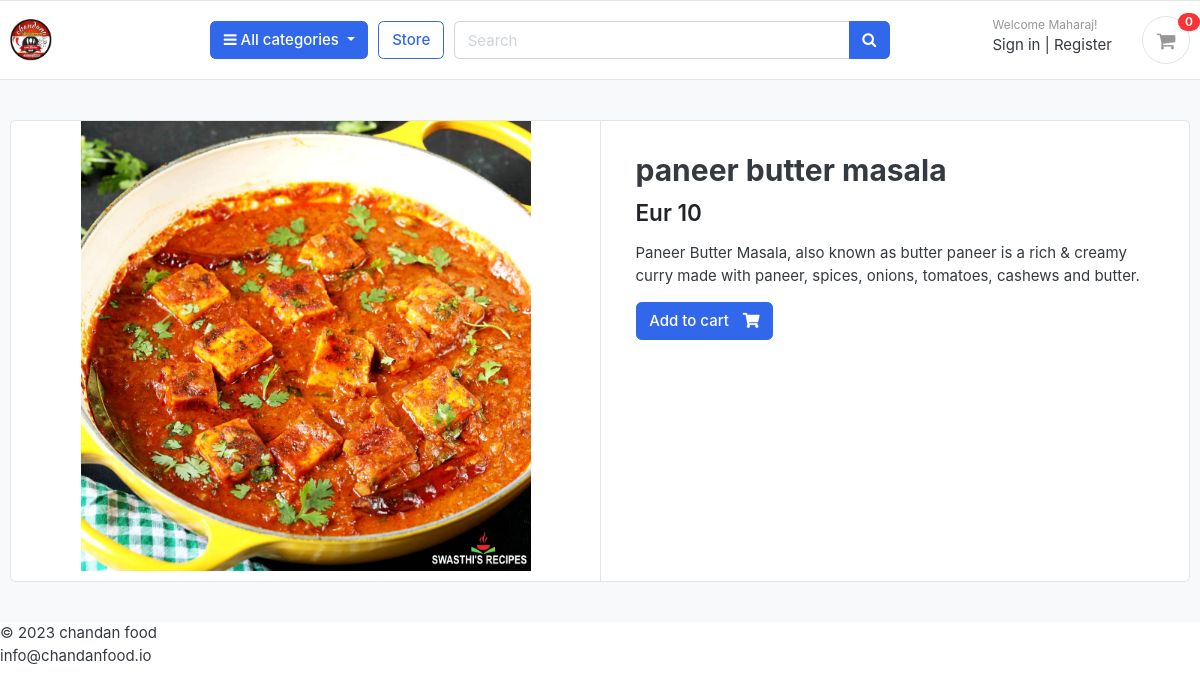
The page /foodstore/category/indian/paneer-butter-masala/ on the database its author committed.
### foodstore/models.py (models this page shows, shortened)
class Product(models.Model):
    product_name = models.CharField(max_length=200, unique=True)
    slug = models.SlugField(max_length=100, unique=True)
    description = models.TextField(max_length=500, blank=True)
    price = models.IntegerField()
    image = models.ImageField(upload_to='photos/products', blank=True)
    stock = models.IntegerField()
    is_available = models.BooleanField(default=True)
    category = models.ForeignKey(Category, on_delete=models.CASCADE)
    created_date = models.DateTimeField(auto_now_add=True)
    modified_date = models.DateTimeField(auto_now=True)

### foodstore/views.py (the view)
# urls.py: path('category/<slug:category_slug>/<slug:product_slug>/',views.product_detail, name='product_detail'),
def product_detail(request, category_slug, product_slug):
    try:
        single_product = Product.objects.get(category__slug=category_slug, slug=product_slug)
    except Exception as e:
        raise e
    context = {
        'single_product': single_product,
    }
    return render(request, 'foodstore/product_detail.html', context)

### carts/context_processor.py (called while the page is built)
def counter(request):
    cart_count=0
    if 'admin' in request.path:
        return {}
    else:
        try:
            cart=Cart.objects.filter(cart_id=_cart_id(request))
            if request.user.is_authenticated:
                cart_items=CartItem.objects.all().filter(user=request.user)
            else:
                cart_items=CartItem.objects.all().filter(cart=cart[:1])
            for cart_item in cart_items:
                cart_count +=cart_item.quantity
        except Cart.DoesNotExist:
            cart_count=0
        return dict(cart_count=cart_count)

### carts/views.py (called while the page is built)
def _cart_id(request):
    cart = request.session.session_key
    if not cart:
        cart = request.session.create()
    return cart

### category/context_processors.py (called while the page is built)
def menu_links(request):
    links=Category.objects.all()
    return dict(links=links)

### category/models.py (called while the page is built)
    def get_url(self):
        return reverse('products_by_category', args=[self.slug])

### templates/foodstore/product_detail.html
{% extends 'base.html' %}
{% load static %}
{% block content %}
<section class="section-content padding-y bg">
<div class="container">
<div class="card">
	<div class="row no-gutters">
		<aside class="col-md-6">
<article class="gallery-wrap">
	<div class="img-big-wrap">
	   <a href="#"><img src="{{single_product.image.url}}"></a>
	</div>
</article>
		</aside>
		<main class="col-md-6 border-left">
<article class="content-body">
<h2 class="title">{{ single_product.product_name}}</h2>
<div class="mb-3">
	<var class="price h4">Eur {{single_product.price}}</var>
</div>
<p>{{ single_product.description}}</p>
    {% if single_product.stock <= 0 %}
        <h5>Out of Stock</h5>
        {% else %}
            <a href="{% url 'add_cart' single_product.id %}" class="btn  btn-primary"> <span class="text">Add to cart</span> <i class="fas fa-shopping-cart"></i>  </a>
    {% endif %}
</article>
		</main>
	</div>
</div>
</div>
</section>
{% endblock %}

### static/css/ui.css (style rules this page uses)
html { font-family: "Inter", sans-serif; font-size: 15px; }
.content-body { flex: 1 1 auto; padding: 2rem 2.3rem; }
.padding-y { padding-top: 40px; padding-bottom: 40px; }
var { font-style: normal; }
article:after, .form-group:after { display: block; clear: both; content: ""; }
.bg { background-color: #f8f9fa; }
.btn .text + i { margin-left: 10px; }
.price { font-weight: 600; color: #212529; }
.gallery-wrap .img-big-wrap { margin-bottom: 10px; border-radius: 0.37rem; overflow: hidden; background-color: #fff; }
.gallery-wrap .img-big-wrap a { text-align: center; display: block; }
.gallery-wrap .img-big-wrap img { height: 450px; width: auto; display: inline-block; }

### rows shown on the page
Product: image (picture), product_name "paneer butter masala", price "10", description "Paneer Butter Masala, also known as butter paneer is a rich & creamy curry made with paneer, spices, onions, tomatoes, cashews and butter."

### other values the page prints
{{ cart_count }} "0"
